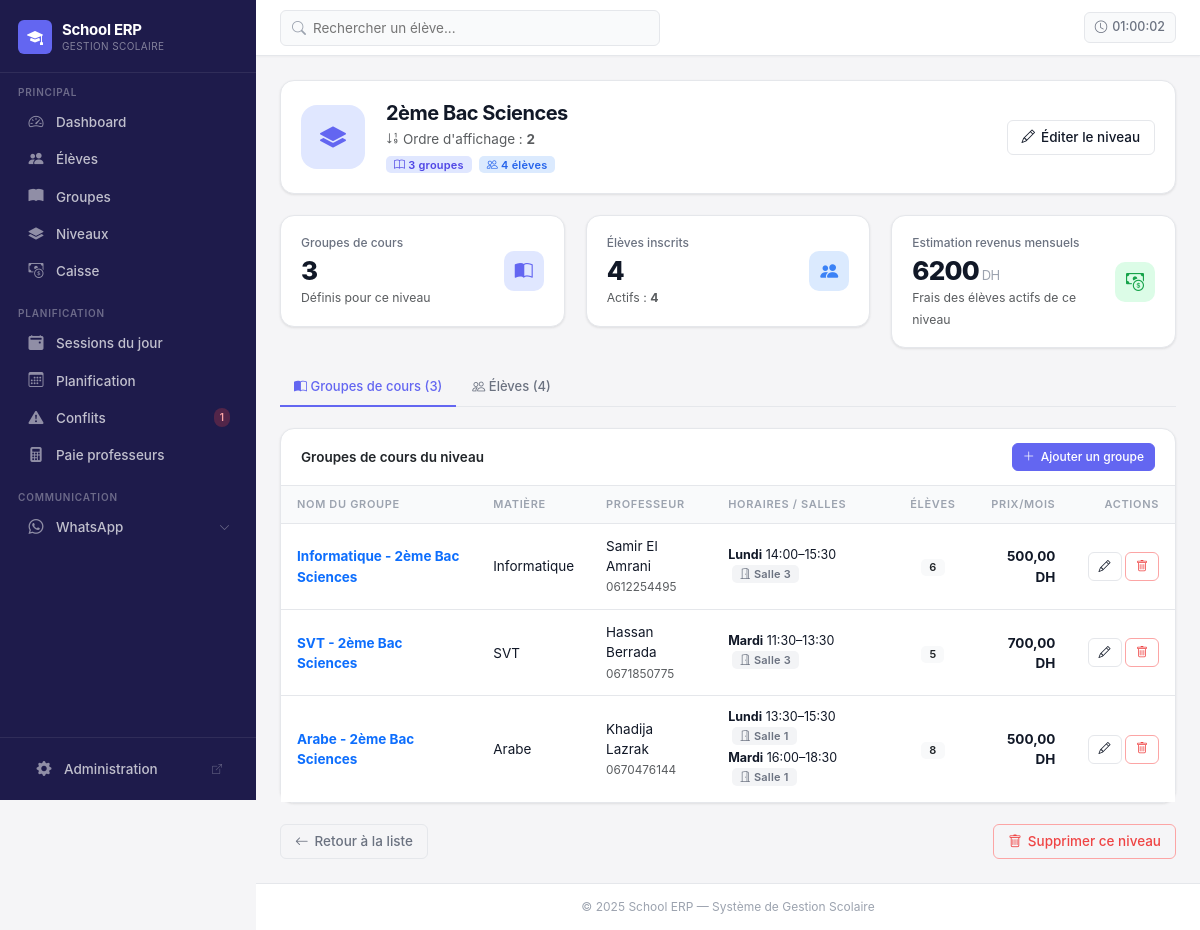
Screenshot of /levels/2/ (signed in) with the database file from the repository.
### core/models.py (models this page shows, shortened)
class Level(models.Model):
    name = models.CharField(max_length=100, unique=True, verbose_name="Nom du niveau")
    order = models.PositiveIntegerField(default=0, verbose_name="Ordre d'affichage")
    class Meta:
        verbose_name = "Niveau"
        verbose_name_plural = "Niveaux"
        ordering = ['order', 'name']

class CourseGroup(models.Model):
    DAYS_CHOICES = [
        ('MON', 'Lundi'),
        ('TUE', 'Mardi'),
        ('WED', 'Mercredi'),
        ('THU', 'Jeudi'),
        ('FRI', 'Vendredi'),
        ('SAT', 'Samedi'),
        ('SUN', 'Dimanche'),
    ]
    name = models.CharField(max_length=100, verbose_name="Nom du groupe")
    subject = models.CharField(max_length=100, verbose_name="Matière")
    level = models.ForeignKey(
        Level,
        on_delete=models.SET_NULL,
        related_name='course_groups',
        verbose_name="Niveau",
        null=True,
        blank=True
    )
    monthly_price = models.DecimalField(
        max_digits=8,
        decimal_places=2,
        validators=[MinValueValidator(Decimal('0.01'))],
        verbose_name="Prix mensuel (DH)"
    )
    teacher = models.ForeignKey(
        Teacher,
        on_delete=models.PROTECT,
        related_name='course_groups',
        verbose_name="Professeur"
    )
    is_active = models.BooleanField(default=True, verbose_name="Actif")
    created_at = models.DateTimeField(auto_now_add=True)
    class Meta:
        verbose_name = "Groupe de cours"
        verbose_name_plural = "Groupes de cours"
        ordering = ['name']

class Teacher(models.Model):
    PAYMENT_METHOD_CHOICES = [
        ('HOURLY', 'Taux horaire'),
        ('PERCENTAGE', 'Part des gains (pourcentage des gains de la classe)'),
        ('SESSION', 'Tarif par session'),
    ]
    name = models.CharField(max_length=100, verbose_name="Nom complet")
    phone = models.CharField(max_length=20, verbose_name="Téléphone")
    email = models.EmailField(blank=True, verbose_name="Email")
    hourly_rate = models.DecimalField(
        max_digits=8,
        decimal_places=2,
        validators=[MinValueValidator(Decimal('0.01'))],
        verbose_name="Tarif horaire (DH)",
        default=Decimal('100.00'),
        blank=True,
        null=True
    )
    payment_method = models.CharField(
        max_length=20,
        choices=PAYMENT_METHOD_CHOICES,
        default='PERCENTAGE',
        verbose_name="Mode de paiement"
    )
    payment_percentage = models.DecimalField(
        max_digits=5,
        decimal_places=2,
        default=Decimal('50.00'),
        validators=[MinValueValidator(Decimal('0.00'))],
        verbose_name="Part des gains (%)",
        blank=True,
        null=True
    )
    session_rate = models.DecimalField(
        max_digits=8,
        decimal_places=2,
        default=Decimal('100.00'),
        validators=[MinValueValidator(Decimal('0.01'))],
        verbose_name="Tarif par session (DH)",
        blank=True,
        null=True
    )
    is_active = models.BooleanField(default=True, verbose_name="Actif")
    created_at = models.DateTimeField(auto_now_add=True)
    class Meta:
        verbose_name = "Professeur"
        verbose_name_plural = "Professeurs"
        ordering = ['name']

class CourseGroupSchedule(models.Model):
    course_group = models.ForeignKey(
        CourseGroup,
        on_delete=models.CASCADE,
        related_name='schedules',
        verbose_name="Groupe de cours"
    )
    day = models.CharField(
        max_length=3,
        choices=CourseGroup.DAYS_CHOICES,
        verbose_name="Jour"
    )
    start_time = models.TimeField(verbose_name="Heure de début")
    end_time = models.TimeField(verbose_name="Heure de fin")
    room = models.ForeignKey(
        Room,
        on_delete=models.PROTECT,
        related_name='schedules',
        verbose_name="Salle"
    )
    class Meta:
        verbose_name = "Horaire de groupe"
        verbose_name_plural = "Horaires de groupe"
        ordering = ['day', 'start_time']

class Room(models.Model):
    name = models.CharField(max_length=50, unique=True, verbose_name="Nom de la salle")
    capacity = models.PositiveIntegerField(
        validators=[MinValueValidator(1)],
        verbose_name="Capacité"
    )
    is_active = models.BooleanField(default=True, verbose_name="Active")
    class Meta:
        verbose_name = "Salle"
        verbose_name_plural = "Salles"
        ordering = ['name']

### core/views.py (the view)
# urls.py: path('levels/<int:level_id>/', views.level_detail, name='level_detail'),
def level_detail(request, level_id):
    from .models import Level
    level = get_object_or_404(Level, pk=level_id)
    course_groups = level.course_groups.all().select_related('teacher').prefetch_related('schedules__room')
    course_groups = course_groups.annotate(enrollment_count=Count('enrollment'))
    students = level.students.all().prefetch_related('enrollment_set__course_group', 'payments').order_by('name')
    total_students = students.count()
    active_students = students.filter(is_active=True).count()
    total_groups = course_groups.count()
    total_monthly_fees = sum((s.total_monthly_fees() for s in students.filter(is_active=True)), Decimal('0.00'))
    context = {
        'level': level,
        'course_groups': course_groups,
        'students': students,
        'total_students': total_students,
        'active_students': active_students,
        'total_groups': total_groups,
        'total_monthly_fees': total_monthly_fees,
    }
    return render(request, 'core/level_detail.html', context)

### templates/core/level_detail.html (shortened to what this page needs)
{% extends 'core/base.html' %}
{% block content %}
<div class="card mb-4">
  <div class="card-body">
    <div class="row align-items-center g-4">
      <div class="col-auto">
        <div class="avatar-circle"><i class="bi bi-layers-fill"></i></div>
      </div>
      <div class="col">
        <h1 class="page-title mb-1">{{ level.name }}</h1>
        <div class="d-flex flex-wrap gap-3 align-items-center">
          <span class="text-muted" style="font-size:13.5px;">
            <i class="bi bi-sort-numeric-down me-1"></i>Ordre d'affichage : <strong>{{ level.order }}</strong>
          </span>
        </div>
        <div class="mt-2 d-flex flex-wrap gap-2">
          <span class="badge badge-primary"><i class="bi bi-book"></i> {{ total_groups }} groupe{{ total_groups|pluralize }}</span>
          <span class="badge badge-info"><i class="bi bi-people"></i> {{ total_students }} élève{{ total_students|pluralize }}</span>
        </div>
      </div>
      <div class="col-auto d-flex gap-2">
        <a href="{% url 'core:level_edit' level.id %}" class="btn btn-outline-primary">
          <i class="bi bi-pencil"></i> Éditer le niveau
        </a>
      </div>
    </div>
  </div>
</div>
<div class="row g-4 mb-4">
  <div class="col-md-4">
    <div class="stat-card">
      <div class="d-flex justify-content-between align-items-center">
        <div>
          <div class="stat-card-label">Groupes de cours</div>
          <div class="stat-card-value">{{ total_groups }}</div>
          <small class="text-muted">Définis pour ce niveau</small>
        </div>
        <div class="stat-card-icon" style="background:var(--primary-light);">
          <i class="bi bi-book-half" style="color:var(--primary);"></i>
        </div>
      </div>
    </div>
  </div>
  <div class="col-md-4">
    <div class="stat-card">
      <div class="d-flex justify-content-between align-items-center">
        <div>
          <div class="stat-card-label">Élèves inscrits</div>
          <div class="stat-card-value">{{ total_students }}</div>
          <small class="text-muted">Actifs : <strong>{{ active_students }}</strong></small>
        </div>
        <div class="stat-card-icon" style="background:#dbeafe;">
          <i class="bi bi-people-fill" style="color:#3b82f6;"></i>
        </div>
      </div>
    </div>
  </div>
  <div class="col-md-4">
    <div class="stat-card">
      <div class="d-flex justify-content-between align-items-center">
        <div>
          <div class="stat-card-label">Estimation revenus mensuels</div>
          <div class="stat-card-value">{{ total_monthly_fees|floatformat:0 }}<span style="font-size:13px;font-weight:400;color:var(--text-muted);"> DH</span></div>
          <small class="text-muted">Frais des élèves actifs de ce niveau</small>
        </div>
        <div class="stat-card-icon" style="background:#dcfce7;">
          <i class="bi bi-cash-coin" style="color:#16a34a;"></i>
        </div>
      </div>
    </div>
  </div>
</div>
<ul class="nav nav-tabs mb-4">
  <li class="nav-item">
    <button class="nav-link active" data-bs-toggle="tab" data-bs-target="#groups">
      <i class="bi bi-book-half"></i> Groupes de cours ({{ total_groups }})
    </button>
  </li>
  <li class="nav-item">
    <button class="nav-link" data-bs-toggle="tab" data-bs-target="#students">
      <i class="bi bi-people"></i> Élèves ({{ total_students }})
    </button>
  </li>
</ul>
<div class="tab-content">
  <div class="tab-pane fade show active" id="groups">
    <div class="card">
      <div class="card-header d-flex align-items-center justify-content-between">
        <span class="fw-600">Groupes de cours du niveau</span>
        <a href="{% url 'core:course_group_create' %}" class="btn btn-sm btn-primary">
          <i class="bi bi-plus-lg"></i> Ajouter un groupe
        </a>
      </div>
      <div class="table-responsive">
        <table class="table table-hover mb-0">
          <thead>
            <tr>
              <th>Nom du groupe</th>
              <th>Matière</th>
              <th>Professeur</th>
              <th>Horaires / Salles</th>
              <th class="text-center">Élèves</th>
              <th class="text-end">Prix/mois</th>
              <th class="text-end">Actions</th>
            </tr>
          </thead>
          <tbody>
            {% for group in course_groups %}
              <tr>
                <td><strong><a href="{% url 'core:group_detail' group.id %}" class="text-decoration-none">{{ group.name }}</a></strong></td>
                <td>{{ group.subject }}</td>
                <td>
                  <div>{{ group.teacher.name }}</div>
                  <small class="text-muted">{{ group.teacher.phone }}</small>
                </td>
                <td>
                  {% for sch in group.schedules.all %}
                    <div class="mb-1" style="font-size:12.5px;">
                      <strong>{{ sch.get_day_display }}</strong> {{ sch.start_time|time:"H:i" }}–{{ sch.end_time|time:"H:i" }}
                      <span class="badge badge-secondary ms-1"><i class="bi bi-door-open"></i> {{ sch.room.name }}</span>
                    </div>
                  {% empty %}
                    <span class="text-muted small">Aucun horaire</span>
                  {% endfor %}
                </td>
                <td class="text-center">
                  <span class="badge bg-light text-dark">{{ group.enrollment_count }}</span>
                </td>
                <td class="text-end"><strong>{{ group.monthly_price }} DH</strong></td>
                <td class="text-end">
                  <div class="d-flex gap-1 justify-content-end">
                    <a href="{% url 'core:course_group_edit' group.id %}" class="btn btn-sm btn-outline-primary" title="Modifier">
                      <i class="bi bi-pencil"></i>
                    </a>
                    <a href="{% url 'core:course_group_delete_confirm' group.id %}" class="btn btn-sm btn-outline-danger" title="Supprimer">
                      <i class="bi bi-trash"></i>
                    </a>
                  </div>
                </td>
              </tr>
            {% endfor %}
          </tbody>
        </table>
      </div>
    </div>
  </div>
</div>
<div class="mt-4 d-flex gap-2">
  <a href="{% url 'core:levels_list' %}" class="btn btn-outline-secondary">
    <i class="bi bi-arrow-left"></i> Retour à la liste
  </a>
  <a href="{% url 'core:level_delete_confirm' level.id %}" class="btn btn-outline-danger ms-auto">
    <i class="bi bi-trash"></i> Supprimer ce niveau
  </a>
</div>
{% endblock %}

### rows the page displays
Level: name "2ème Bac Sciences", order "2"
CourseGroup: name "Informatique - 2ème Bac Sciences", subject "Informatique", teacher.name "Samir El Amrani", teacher.phone "0612254495", enrollment_count "6", monthly_price "500,00"
CourseGroupSchedule: day "Lundi", start_time "14:00", end_time "15:30", room.name "Salle 3"
CourseGroup: name "SVT - 2ème Bac Sciences", subject "SVT", teacher.name "Hassan Berrada", teacher.phone "0671850775", enrollment_count "5", monthly_price "700,00"
CourseGroupSchedule: day "Mardi", start_time "11:30", end_time "13:30", room.name "Salle 3"
CourseGroup: name "Arabe - 2ème Bac Sciences", subject "Arabe", teacher.name "Khadija Lazrak", teacher.phone "0670476144", enrollment_count "8", monthly_price "500,00"
CourseGroupSchedule: day "Lundi", start_time "13:30", end_time "15:30", room.name "Salle 1"
CourseGroupSchedule: day "Mardi", start_time "16:00", end_time "18:30", room.name "Salle 1"

### other values shown
{{ conflict_count }} "1"
{{ total_groups }} "3"
{{ total_students }} "4"
{{ active_students }} "4"
{{ total_monthly_fees|floatformat:0 }} "6200"
